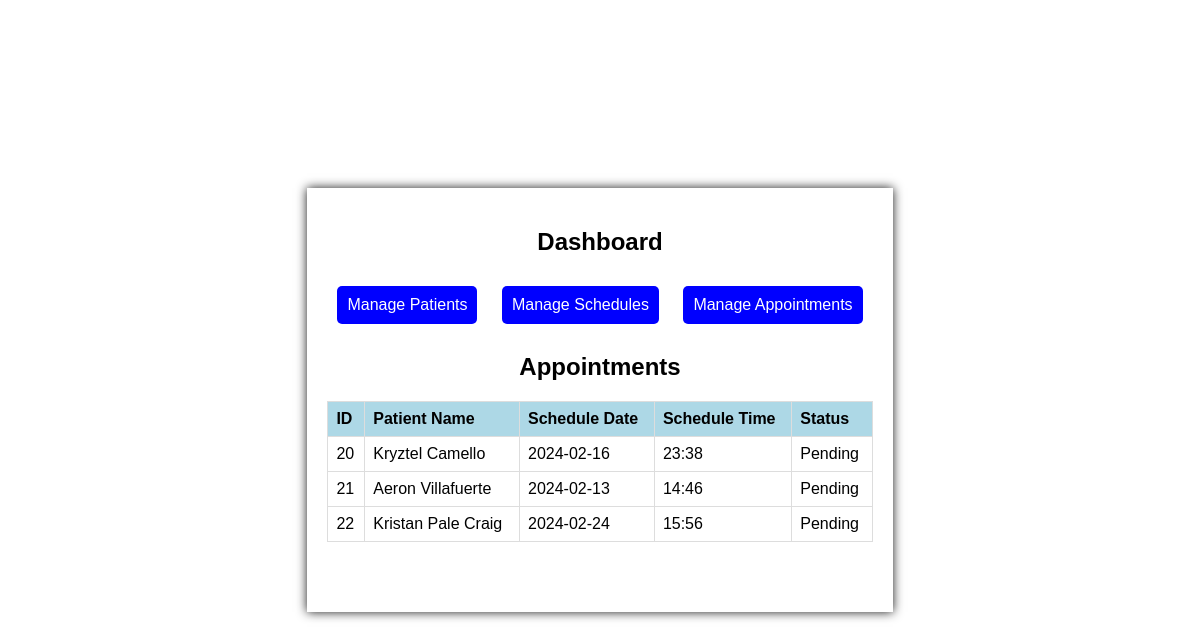
The page / on the database its author committed.
### tables this page shows
CREATE TABLE `appointments` (
  `id` int(11) NOT NULL,
  `patient_id` int(11) NOT NULL,
  `schedule_id` int(11) NOT NULL,
  `status` varchar(50) NOT NULL
);

CREATE TABLE `patients` (
  `patient_id` int(11) NOT NULL,
  `name` varchar(255) NOT NULL,
  `email` varchar(255) NOT NULL
);

CREATE TABLE `schedule` (
  `schedule_id` int(11) NOT NULL,
  `schedule_time` varchar(50) NOT NULL,
  `schedule_date` date NOT NULL,
  `status` varchar(50) NOT NULL
);

### index.php (the view, shortened to what this page needs)
<!DOCTYPE html>
<html lang="en">
<head>
    <link rel="stylesheet" href="css/mainstyle.css">
</head>
<body>
<div class="container">
    <h2 >Dashboard</h2>
    <a href="patient.php" class="button">Manage Patients</a>
    <a href="schedule.php" class="button">Manage Schedules</a>
    <a href="appointment.php" class="button">Manage Appointments</a>
    <h2>Appointments</h2>
    <table>
        <thead>
            <tr>
                <th>ID</th>
                <th>Patient Name</th>
                <th>Schedule Date</th>
                <th>Schedule Time</th>
                <th>Status</th>
            </tr>
        </thead>
        <tbody>
            <?php
            include 'include/db_connection.php';
            $sqlAppointments = "SELECT appointments.id, patients.name AS patient_name, schedule.schedule_date, schedule.schedule_time, appointments.status FROM appointments
            INNER JOIN patients ON appointments.patient_id = patients.patient_id
            INNER JOIN schedule ON appointments.schedule_id = schedule.schedule_id";
            $resultAppointments = $db->query($sqlAppointments);
            if ($resultAppointments->num_rows > 0) {
                while ($row = $resultAppointments->fetch_assoc()) {
                    echo "<tr>";
                    echo "<td>{$row['id']}</td>";
                    echo "<td>{$row['patient_name']}</td>";
                    echo "<td>{$row['schedule_date']}</td>";
                    echo "<td>{$row['schedule_time']}</td>";
                    echo "<td>{$row['status']}</td>";
                    echo "</tr>";
                }
            } else {
                echo "<tr><td colspan='5'>No appointments found</td></tr>";
            }
            ?>
        </tbody>
    </table>
</div>
</body>
</html>

### css/mainstyle.css (style rules this page uses)
* { box-sizing: border-box; }
body { font-family: Arial, sans-serif; margin: 0; padding: 0; height: 100vh; display: flex; align-items: center; justify-content: center; }
.container { max-width: 600px; margin: 50px auto; padding: 20px; background-color: #fff; box-shadow: 0 0 10px rgba(0, 0, 0, 0.9); }
.button { display: inline-block; padding: 10px; text-decoration: none; background-color:lightblue; color: #fff; border: none; border-radius: 5px; cursor: pointer; margin: 10px; }
table { border-collapse: collapse; width: 100%; margin-bottom: 50px; }
th, td { border: 1px solid #ddd; padding: 8px; text-align: left; }
th { background-color:lightblue; }

### index.php (style rules this page uses)
body { font-family: Arial, sans-serif; margin: 0; padding: 0; height: 100vh; display: flex; align-items: center; justify-content: center; text-align: center; }
.container { max-width: 600px; margin: 20px; padding: 20px; background-color: #fff; }
.button { display: inline-block; padding: 10px; text-decoration: none; background-color:blue; color: #fff; border: none; border-radius: 5px; cursor: pointer; margin: 10px; }
th { background-color:lightblue; }

### rows shown on the page
appointments: id "20", patient.name "Kryztel Camello", schedule.schedule_date "2024-02-16", schedule.schedule_time "23:38", status "Pending"
appointments: id "21", patient.name "Aeron Villafuerte", schedule.schedule_date "2024-02-13", schedule.schedule_time "14:46", status "Pending"
appointments: id "22", patient.name "Kristan Pale Craig", schedule.schedule_date "2024-02-24", schedule.schedule_time "15:56", status "Pending"
